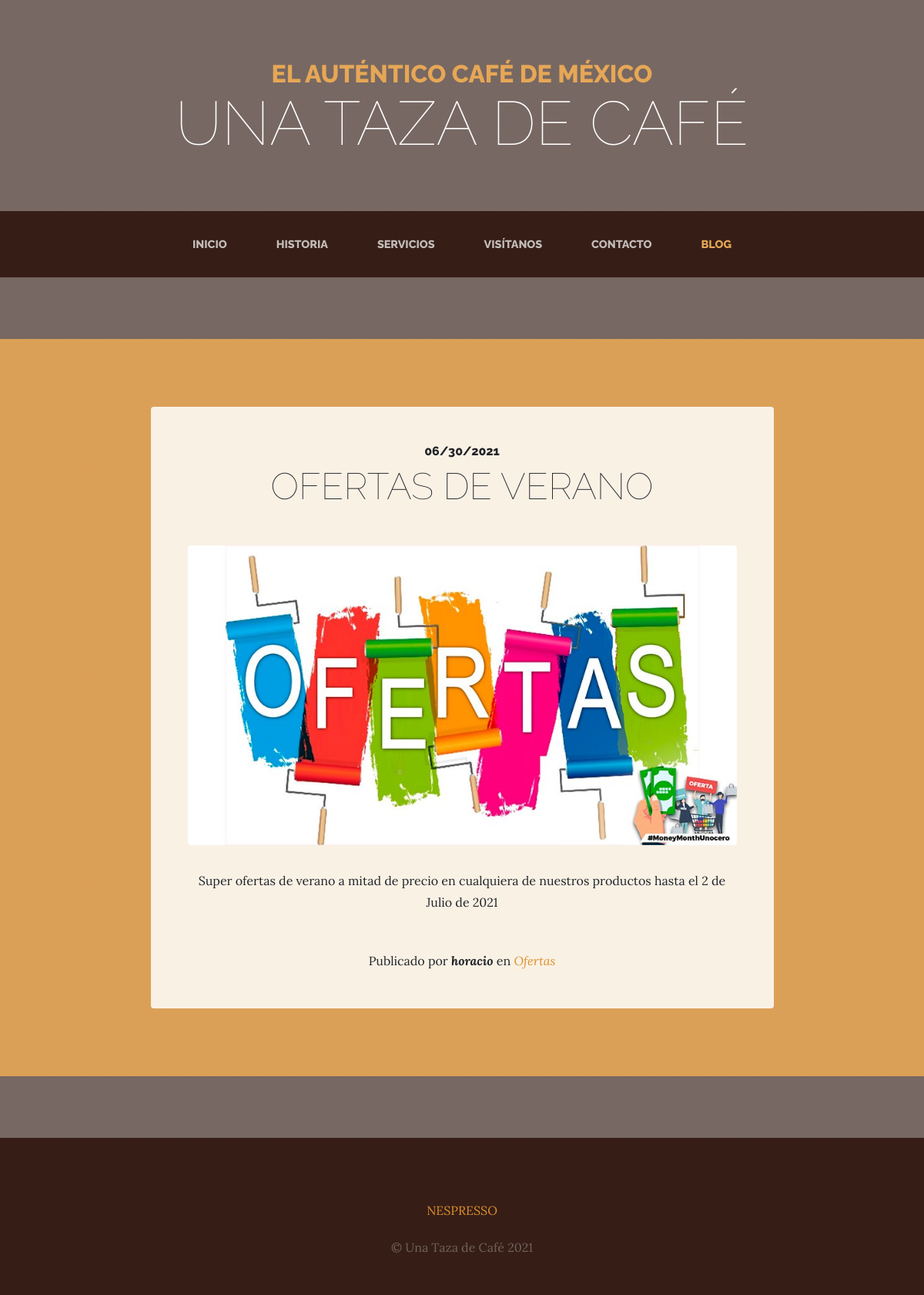
Screenshot of /blog/ with the database file from the repository.
### blog/models.py (models this page shows, shortened)
class Post(models.Model):
    title = models.CharField(max_length=200, verbose_name="Título")
    content = models.TextField(verbose_name="Contenido")
    published = models.DateTimeField(verbose_name="Fecha de publicación", default=now)
    image = models.ImageField(verbose_name="Imagen", upload_to="blog", null=True, blank=True)
    author = models.ForeignKey(User, verbose_name="Autor", on_delete=models.CASCADE)
    categories = models.ManyToManyField(Category, verbose_name="Categorías", related_name="get_posts")
    created = models.DateTimeField(auto_now_add=True, verbose_name="Fecha de creación")
    updated = models.DateTimeField(auto_now=True, verbose_name="Fecha de edición")
    class Meta:
        verbose_name = "entrada"
        verbose_name_plural = "entradas"
        ordering = ['-created']

class Category(models.Model):
    name = models.CharField(max_length=100, verbose_name="Nombre")
    created = models.DateTimeField(auto_now_add=True, verbose_name="Fecha de creación")
    updated = models.DateTimeField(auto_now=True, verbose_name="Fecha de edición")
    class Meta:
        verbose_name = "categoría"
        verbose_name_plural = "categorías"
        ordering = ['-created']

### pages/models.py (models this page shows, shortened)
class Page(models.Model):
    title = models.CharField(verbose_name="Título", max_length=200)
    content = RichTextField(verbose_name="Contenido")
    order = models.SmallIntegerField(verbose_name="Orden", default=0)
    created = models.DateTimeField(auto_now_add=True, verbose_name="Fecha de creación")
    updated = models.DateTimeField(auto_now=True, verbose_name="Fecha de edición")
    class Meta:
        verbose_name = "página"
        verbose_name_plural = "páginas"
        ordering = ['order','title']

### blog/views.py (the view)
# urls.py: path('', views.blog, name="blog"),
def blog(request):
    posts = Post.objects.all()
    return render(request, "blog/blog.html", {'posts':posts})

### pages/templatetags/pages_extras.py (called while the page is built)
@register.simple_tag
def get_page_list():
    pages = Page.objects.all()
    return pages

### social/processors.py (called while the page is built)
def ctx_dict(request):
    ctx = {}
    links = Link.objects.all()
    for link in links:
        ctx[link.key] = link.url
    return ctx

### blog/templates/blog/blog.html (shortened to what this page needs)
{% extends 'core/base.html' %}
{% load static %}
{% block content %}
  {% for post in posts %}
    <section class="page-section cta">
      <div class="container">
        <div class="row">
          <div class="col-xl-9 mx-auto">
            <div class="cta-innerv text-center rounded">
              <h2 class="section-heading mb-5">
                <span class="section-heading-upper">{{post.published|date:"SHORT_DATE_FORMAT"}}</span>
                <span class="section-heading-lower">{{post.title}}</span>
              </h2>
              <p class="mb-0">
                <img class="mx-auto d-flex rounded img-fluid mb-3 mb-lg-0" src="{{post.image.url}}" alt="">
              </p>
              <p class="mb-0 mbt">{{post.content|linebreaks}}</p>
              <p class="mb-0 mbt">
                <span class="section-heading-under">Publicado por <em><b>{{post.author}}</b></em> en
                    <em>
                     {% for category in post.categories.all %}
                      <a href="{% url 'category' category.id %}" class="link">{{category.name}}</a>{% if not forloop.last %},{% endif %}
                     {% endfor %}
                    </em>
                </span>
              </p>
            </div>
          </div>
        </div>
      </div>
    </section>
  {% endfor %}
{% endblock %}

### core/templates/core/base.html (shortened to what this page needs)
<!DOCTYPE html>
<html lang="es">
  <head>
    {% load static %}
    <link href="{% static 'core/vendor/bootstrap/css/bootstrap.min.css' %}" rel="stylesheet">
    <link href="{% static 'core/vendor/font-awesome/css/font-awesome.min.css' %}" rel="stylesheet" type="text/css">
    <link href="{% static 'core/css/business-casual.css' %}" rel="stylesheet">
  </head>
  <body>
    <h1 class="site-heading text-center text-white d-none d-lg-block">
      <span class="site-heading-upper text-primary mb-3">El auténtico café de México</span>
      <span class="site-heading-lower">Una taza de Café</span>
    </h1>
    <nav class="navbar navbar-expand-lg navbar-dark py-lg-4" id="mainNav">
      <div class="container">
        <div class="collapse navbar-collapse" id="navbarResponsive">
          <ul class="navbar-nav mx-auto">
            <li class="nav-item px-lg-4 {% if request.path == '/' %}active{% endif %}">
              <a class="nav-link text-uppercase text-expanded" href="{% url 'home' %}">Inicio</a>
            </li>
            <li class="nav-item px-lg-4 {% if request.path == '/about/' %}active{% endif %}">
              <a class="nav-link text-uppercase text-expanded" href="{% url 'about' %}">Historia</a>
            </li>
            <li class="nav-item px-lg-4 {% if request.path == '/services/' %}active{% endif %}">
              <a class="nav-link text-uppercase text-expanded" href="{% url 'services' %}">Servicios</a>
            </li>
            <li class="nav-item px-lg-4 {% if request.path == '/store/' %}active{% endif %}">
              <a class="nav-link text-uppercase text-expanded" href="{% url 'store' %}">Visítanos</a>
            </li>
            <li class="nav-item px-lg-4 {% if request.path == '/contact/' %}active{% endif %}">
              <a class="nav-link text-uppercase text-expanded" href="{% url 'contact' %}">Contacto</a>
            </li>
            <li class="nav-item px-lg-4 {% if request.path|slice:":6" == '/blog/' %}active{% endif %}">
              <a class="nav-link text-uppercase text-expanded" href="{% url 'blog' %}">Blog</a>
            </li>
          </ul>
        </div>
      </div>
    </nav>
    {% block content %} {% endblock %}
    <footer class="footer text-faded text-center py-5">
      <div class="container">
        <p class="m-0 mbt">
          {% load pages_extras %}
          {% get_page_list as page_list %}
          {% for page in page_list %}
            <a href="{% url 'page' page.id page.title|slugify %}" class="link">{{page.title}}</a> {% if not forloop.last %}·{% endif %}
          {% endfor %}
        </p>
        <p class="m-0 mbt1">&copy; Una Taza de Café 2021</p>
      </div>
	  </footer>
  </body>
</html>

### core/static/core/css/business-casual.css (style rules this page uses)
body { font-family: 'Lora'; background: linear-gradient(rgba(47, 23, 15, 0.65), rgba(47, 23, 15, 0.65)), url("../img/bg.jpg"); background-attachment: fixed; background-position: center; background-size: cover; }
h1, h2, h3, h4, h5, h6 { font-family: 'Raleway'; }
p { line-height: 1.75; }
.text-faded { color: rgba(255, 255, 255, 0.3); }
.site-heading { margin-top: 5rem; margin-bottom: 5rem; text-transform: uppercase; line-height: 1; font-family: 'Raleway'; }
.site-heading .site-heading-upper { display: block; font-size: 2rem; font-weight: 800; }
.site-heading .site-heading-lower { font-size: 5rem; font-weight: 100; line-height: 4rem; }
.page-section { margin-top: 5rem; margin-bottom: 5rem; }
.section-heading { text-transform: uppercase; }
.section-heading .section-heading-upper { display: block; font-size: 1rem; font-weight: 800; padding-bottom:.5rem; }
.section-heading .section-heading-lower { display: block; font-size: 3rem; font-weight: 100; }
#mainNav { background-color: rgba(47, 23, 15, 0.9); font-family: 'Raleway'; }
#mainNav .navbar-nav .nav-item .nav-link { color: rgba(255, 255, 255, 0.7); font-weight: 800; }
#mainNav .navbar-nav .nav-item.active .nav-link { color: #e6a756; }
@media (min-width: 992px) { #mainNav .navbar-nav .nav-item .nav-link { font-size: 0.9rem; } }
.cta { padding-top: 5rem; padding-bottom: 5rem; background-color: rgba(230, 167, 86, 0.9); }
.cta .cta-innerv { position: relative; padding: 3rem; margin: 0.5rem; background-color: rgba(255, 255, 255, 0.85); }
.footer { background-color: rgba(47, 23, 15, 0.9); }
.text-primary { color: #e6a756 !important; }
.mbt { padding-top: 2rem; }
.mbt1 { padding-top: 1.25rem; }
a.link { color: #df902a; }

### rows the page displays
Post: published "06/30/2021", title "OFERTAS DE VERANO", image (picture), content "Super ofertas de verano a mitad de precio en cualquiera de nuestros productos hasta el 2 de Julio de 2021", author "horacio"
Category: name "Ofertas"
Page: title "NESPRESSO"
